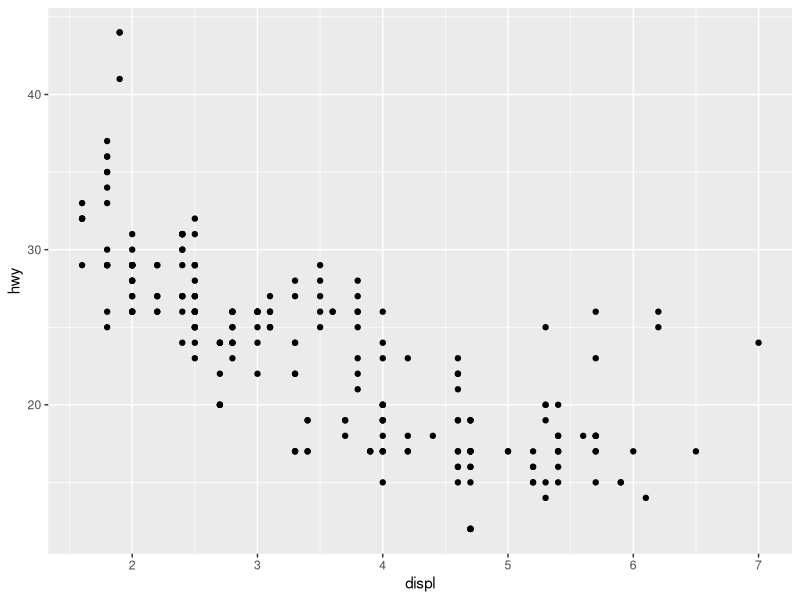
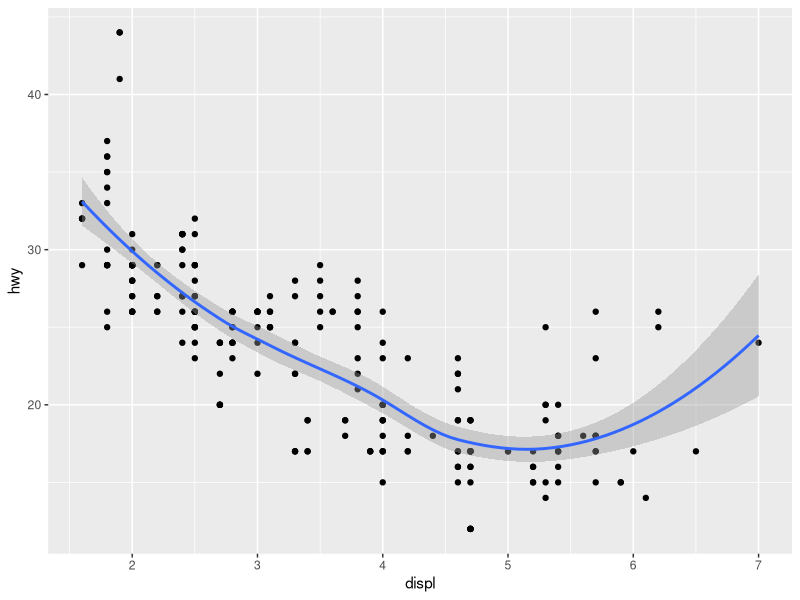
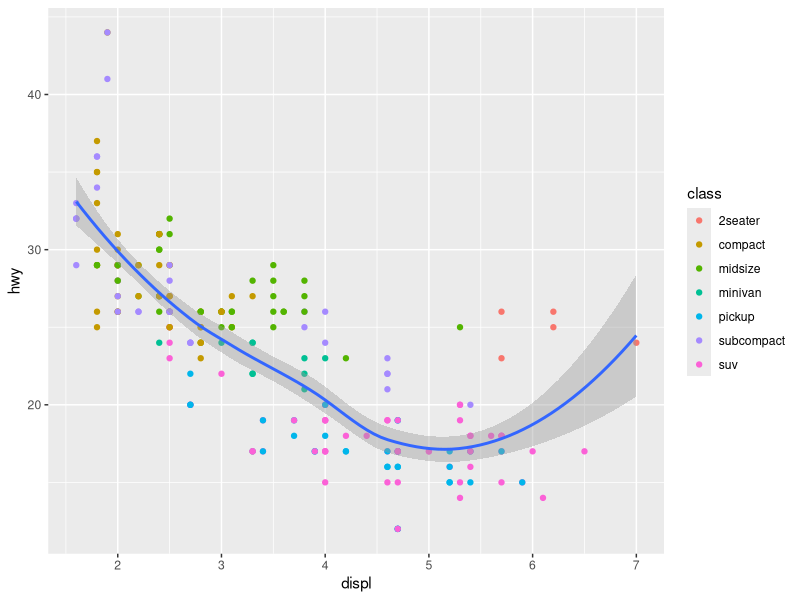

These charts were generated, in order, by the following R code:
## ---- chunk 1
library(tidyverse)
library(lubridate)
## ---- chunk 2
ggplot(mpg, aes(x = displ, y = hwy)) +
  geom_point()
## ---- chunk 3
ggplot(mpg, aes(x = displ, y = hwy)) +
  geom_point() +
  geom_smooth() # new plot. don't forget the + on previous line
## ---- chunk 4
ggplot(mpg, aes(x = displ, y = hwy)) +
  geom_point(aes(color = class)) + # added color aesthetic
  geom_smooth()
